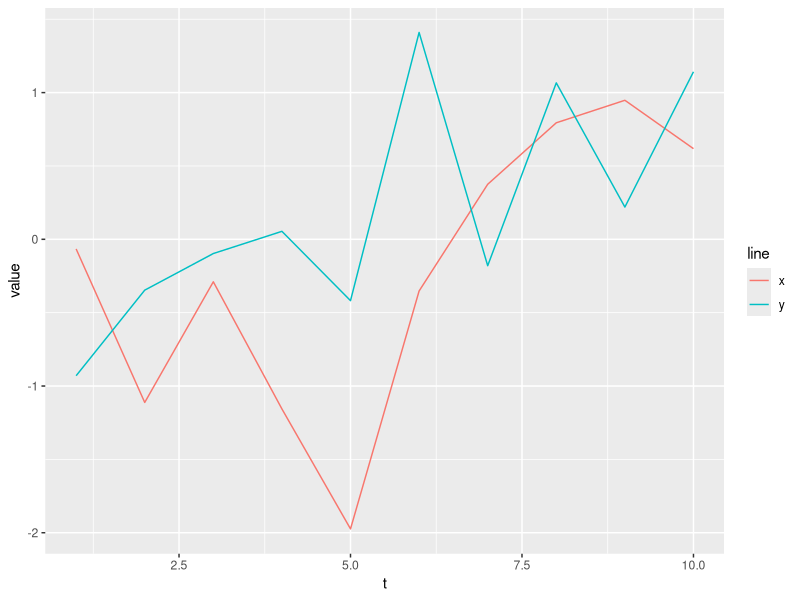
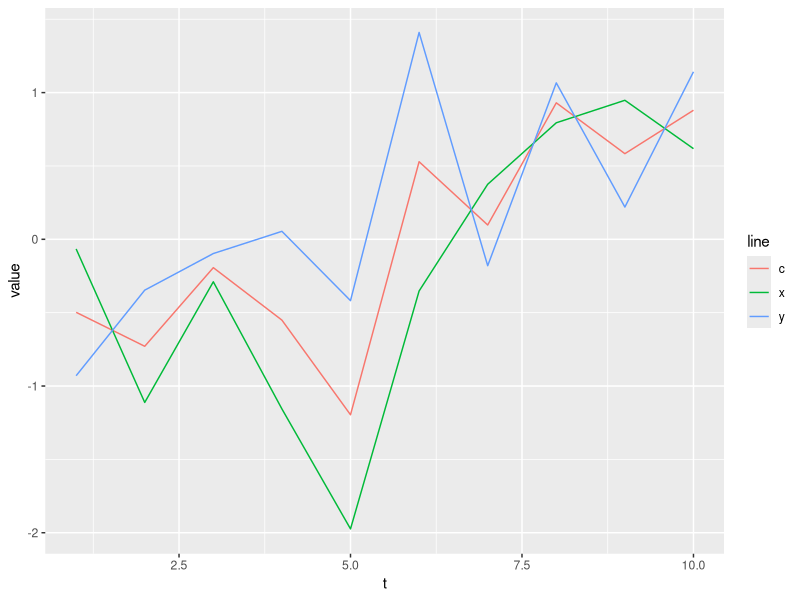

Recreate these plots in R, in order.
my_dtw=function(x,y){
  v=vector('list',2)
  n=length(x)
  m=length(y)
  cost=matrix(nrow=n,ncol=m)
  path=array(dim=c(n,m,2))
  cost[1,1]=abs(x[1]-y[1])
  path[1,1,]=c(0,0)
  for(i in 2:n){
    cost[i,1]=cost[i-1,1]+abs(x[i]-y[1])
    path[i,1,]=c(i-1,1)
  }
  for(j in 2:m){
    cost[1,j]=cost[1,j-1]+abs(x[1]-y[j])
    path[1,j,]=c(1,j-1)
  }
  for(i in 2:n){
    for(j in 2:m){
      minmum=cost[i-1,j]
      p_temp=c(i-1,j)
      if(minmum>cost[i-1,j-1]){
        if(cost[i-1,j-1]>cost[i,j-1]){
          minmum=cost[i,j-1]
          p_temp=c(i,j-1)
        }else{
          minmum=cost[i-1,j-1]
          p_temp=c(i-1,j-1)
        }
      }else if(minmum>cost[i,j-1]){
        minmum=cost[i,j-1]
        p_temp=c(i,j-1)
      }
      cost[i,j]=minmum+abs(x[i]-y[j])
      path[i,j,]=p_temp
    }
  }
  v[[1]]=cost
  v[[2]]=path
  return(v)
}

dba=function(c,s){
  lc=length(c)
  ls=ncol(s)
  ns=nrow(s)
  assoctab=vector('list',lc)
  for(i in 1:ns){
    v=my_dtw(c,s[i,])
    k=lc
    h=ls
    while(k>=1&&h>=1){
      assoctab[[k]]=c(assoctab[[k]],s[i,h])
      t=v[[2]][k,h,]
      k=t[1]
      h=t[2]
    }
  }
  for(i in 1:lc){
    c[i]=mean(assoctab[[i]])
  }
  return(c)
}
library(tidyverse)
x=rnorm(10)
y=rnorm(10)
df=tibble(x,y,t=1:10)
gather(df,x,y,key=line,value=value)%>%ggplot(aes(t,value,color=line))+geom_line()
c=rep(0,10)
c=dba(c,rbind(x,y))
df=tibble(x,y,c,t=1:10)
gather(df,x,y,c,key=line,value=value)%>%ggplot(aes(t,value,color=line))+geom_line()


  